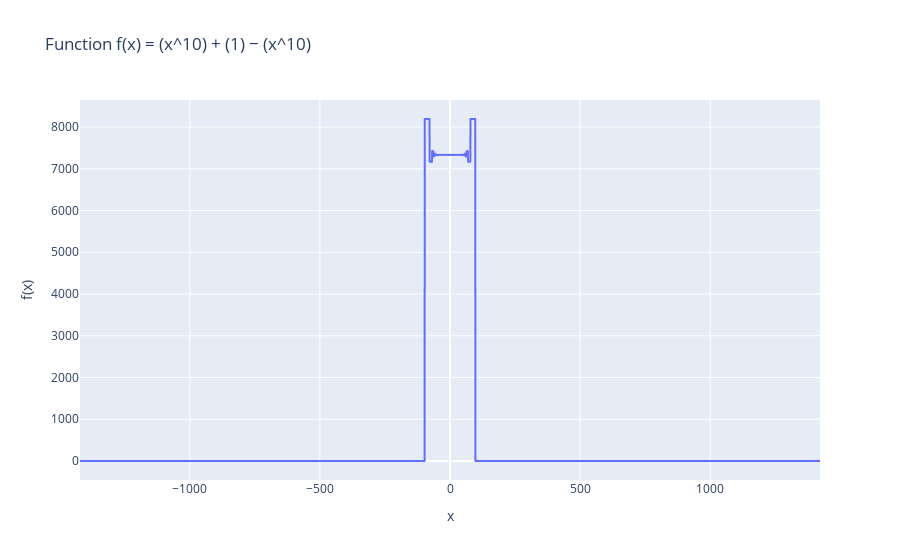

The code cell stored with this chart in its notebook:
### Code cell
x = np.linspace(-1422, 1422, 5000)
y = g(x)

fig = px.line(x=x, y=y, labels={'x': 'x', 'y': 'f(x)'}, title='Function f(x) = (x^10) + (1) − (x^10)')
fig.update_layout(hovermode="x unified")
fig.show()

### Figure 1 — Plotly figure (JSON) as saved in the notebook; plotly's stock layout.template omitted (floating-point values rounded to 4 significant figures; data arrays with more than 128 entries replaced by an {"elided": "..."} marker saying what was removed)
{"data": [{"hovertemplate": "x=%{x}<br>f(x)=%{y}<extra></extra>", "legendgroup": "", "line": {"color": "#636efa", "dash": "solid"}, "marker": {"symbol": "circle"}, "mode": "lines", "name": "", "showlegend": false, "type": "scattergl", "x": {"elided": "5000 float values"}, "xaxis": "x", "y": {"elided": "5000 float values"}, "yaxis": "y"}], "layout": {"hovermode": "x unified", "legend": {"tracegroupgap": 0}, "title": {"text": "Function f(x) = (x^10) + (1) − (x^10)"}, "xaxis": {"anchor": "y", "domain": [0, 1], "title": {"text": "x"}}, "yaxis": {"anchor": "x", "domain": [0, 1], "title": {"text": "f(x)"}}}}
